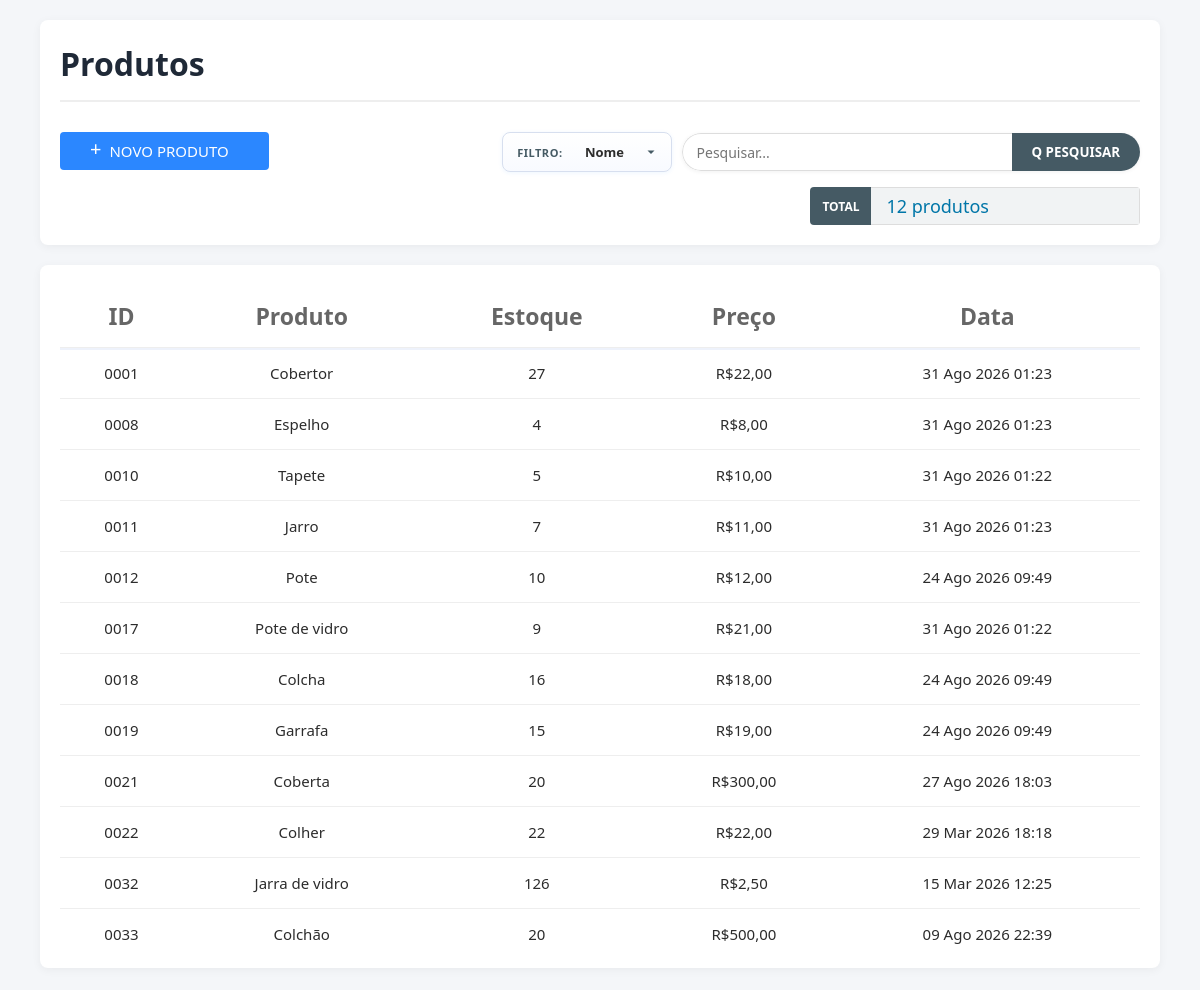
The page /produtos/ on the database as committed earlier.
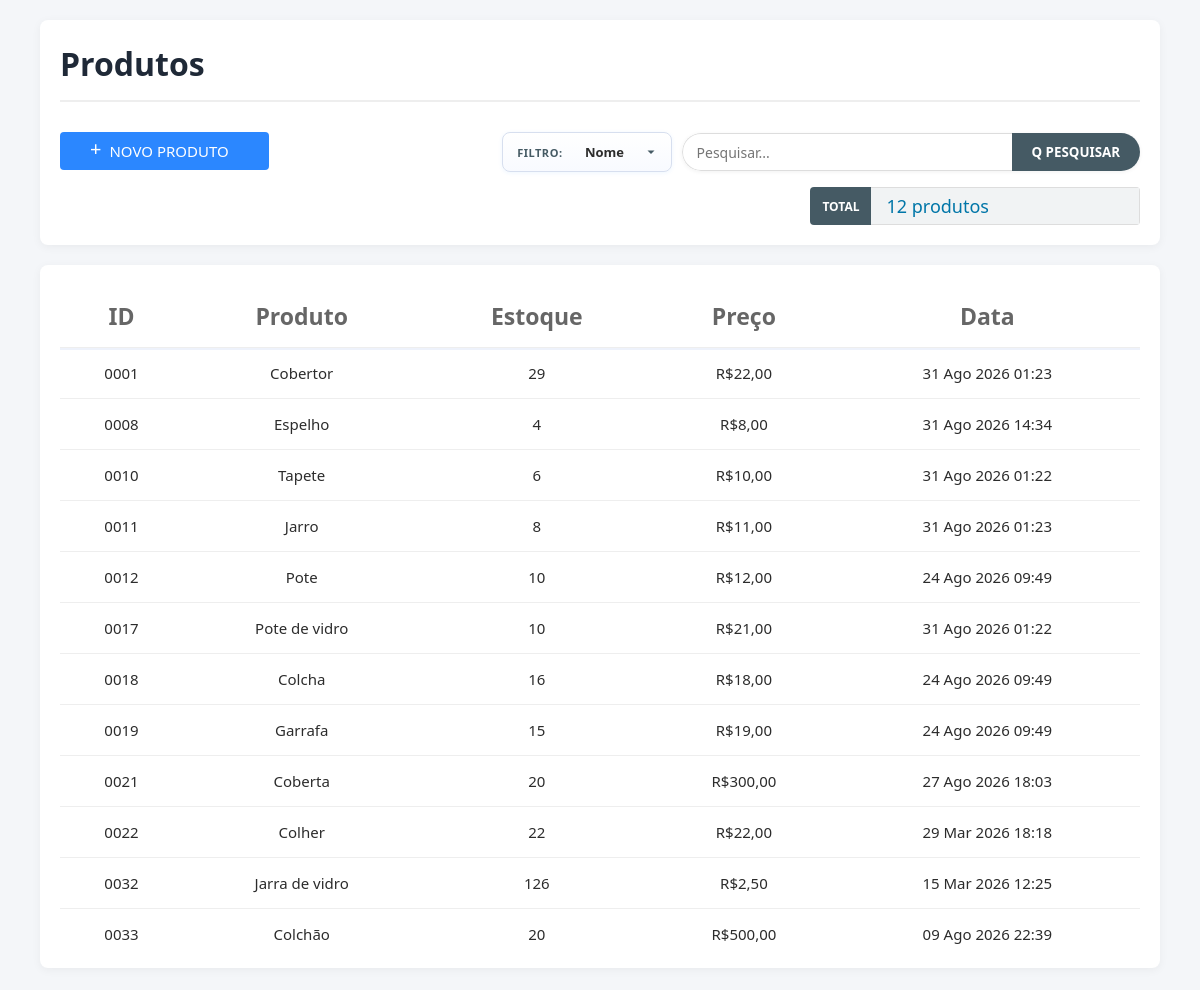
The same page on the database as committed later.
### front_end/models.py (models this page shows, shortened)
class Produto(models.Model):
    nome = models.CharField(max_length=120)
    codigo = models.CharField(unique=True, max_length=4)
    quantidade = models.DecimalField(max_digits=10, decimal_places=3)
    preco = models.DecimalField(max_digits=12, decimal_places=2)
    dt_adicao = models.DateTimeField(auto_now=True)

### front_end/views.py (the view)
# urls.py: path('produtos/', views.view_produto, name='produtos'),
def view_produto(request:HttpRequest):
    if request.method == "POST":
        form_add = ProdutoForm(request.POST)
        if form_add.is_valid():
            form_add.save()
            return redirect('front_end:produtos')
    termo_busca = request.GET.get("q", "").strip()
    filtro_campo = request.GET.get("campo", CAMPO_PADRAO_PRODUTO).strip() or CAMPO_PADRAO_PRODUTO
    produtos = Produto.objects.all()
    produtos = filtrar_produtos(produtos, filtro_campo, termo_busca)
    estoque_ordenado = produtos.annotate(
        codigo_int=Cast('codigo', output_field=IntegerField())
    ).order_by('codigo_int')
    contexto = {
        "form": ProdutoForm(),
        "formulario": Edit_ProdutoForm(prefix="edit"),
        "Estoque": estoque_ordenado,
        "busca": termo_busca,
        "filtro_campo": filtro_campo,
        "total_produtos": estoque_ordenado.count(),
    }
    return render(request, "pag_produtos.html", contexto)

### front_end/forms.py
class ProdutoForm(forms.ModelForm):
    class Meta:
        model = Produto
        fields = ['nome', 'codigo', 'quantidade', 'preco']
    def __init__(self, *args, **kwargs):
        super().__init__(*args, **kwargs)
        estilo = 'border-radius: 15px; border: 1px solid #ccc; padding: 10px; background-color: #f0f0f0; text-align: left; font-size: 20px;'
        for field_name, field in self.fields.items():
            attrs = {
                'style': estilo,
                'class': 'form-control',
                'placeholder': f'Digite o {field_name}...',
                'autocomplete': 'one-time-code',
            }
            if field_name == 'nome':
                attrs['autofocus'] = 'autofocus'
            field.widget.attrs.update(attrs)

### front_end/search_filters.py (called while the page is built, shortened)
def filtrar_produtos(queryset, campo: str, termo: str):
    termo = (termo or "").strip()
    if not termo:
        return queryset

### Templates/pag_produtos.html (shortened to what this page needs)
<!DOCTYPE html>
<html lang="en">
<head>
</head>
<body>
  <div class="header-container">
    <h1>Produtos</h1>
    <div class="barra_ferramentas">
      <button class="btn-add" type="button" id="btn-novo-produto" onclick="Adicionar_Produto()">
        <span>+</span>NOVO PRODUTO
      </button>
      <form class="barra-busca-filtros div-search" method="get" action="{% url 'front_end:produtos' %}">
        <div class="filtro-grupo">
          <span class="filtro-label">Filtro:</span>
          <select name="campo" id="search-campo" class="filtro-campo" aria-label="Filtrar por">
            <option value="nome" {% if filtro_campo == "nome" %}selected{% endif %}>Nome</option>
          </select>
        </div>
        <div class="busca-grupo">
          <input id="search-input" name="q" type="search" class="campo-busca" placeholder="Pesquisar..." value="{{ busca }}" autocomplete="off">
          <button class="btn-busca-filtro" type="submit">Q PESQUISAR</button>
        </div>
      </form>
      <div class="div-total">
        <span class="total-text">TOTAL</span>
        <span id="total-produtos" class="total-produtos">{{ total_produtos }} produto(s)</span>
      </div>
    </div>
  </div>
  <div class="products-container">
    <div class="table-wrapper">
      <table>
        <thead>
          <tr>
            <th>ID</th>
            <th>Produto</th>
            <th>Estoque</th>
            <th>Preço</th>
            <th>Data</th>
          </tr>
        </thead>
        <tbody id="produtos-tbody">
          {% for item in Estoque %}
            <tr
              class="produto-row"
              data-search="{{ item.codigo }} {{ item.nome }} {{ item.quantidade }} {{ item.preco }} {{ item.dt_adicao|date:'d/m/Y H:i' }}"
              data-codigo="{{ item.codigo|add:0|stringformat:'04d' }}"
              data-nome="{{ item.nome }}"
              data-quantidade="{{ item.quantidade|floatformat:'-3' }}"
              data-preco="{{ item.preco }}"
              onclick="Abrir_Modal_Editar('{{ item.id }}', '{{ item.nome }}', '{{ item.quantidade }}', '{{ item.preco }}')"
            >
              <td>{{item.codigo|add:0|stringformat:"04d"}}</td>
              <td>{{item.nome}}</td>
              <td>{{item.quantidade|floatformat:"-3" }}</td>
              <td>R${{item.preco}}</td>
              <td>{{item.dt_adicao|date:"d M Y H:i"}}</td>
            </tr>
          {% endfor %}
        </tbody>
      </table>
    </div>
  </div>
</body>
</html>

Rows that differ between the two databases and show on the page:
changed Produto "Cobertor": quantidade "27" → "29"
changed Produto "Espelho": dt_adicao "31 Ago 2026 01:23" → "31 Ago 2026 14:34"
changed Produto "Tapete": quantidade "5" → "6"
changed Produto "Jarro": quantidade "7" → "8"
changed Produto "Pote de vidro": quantidade "9" → "10"
